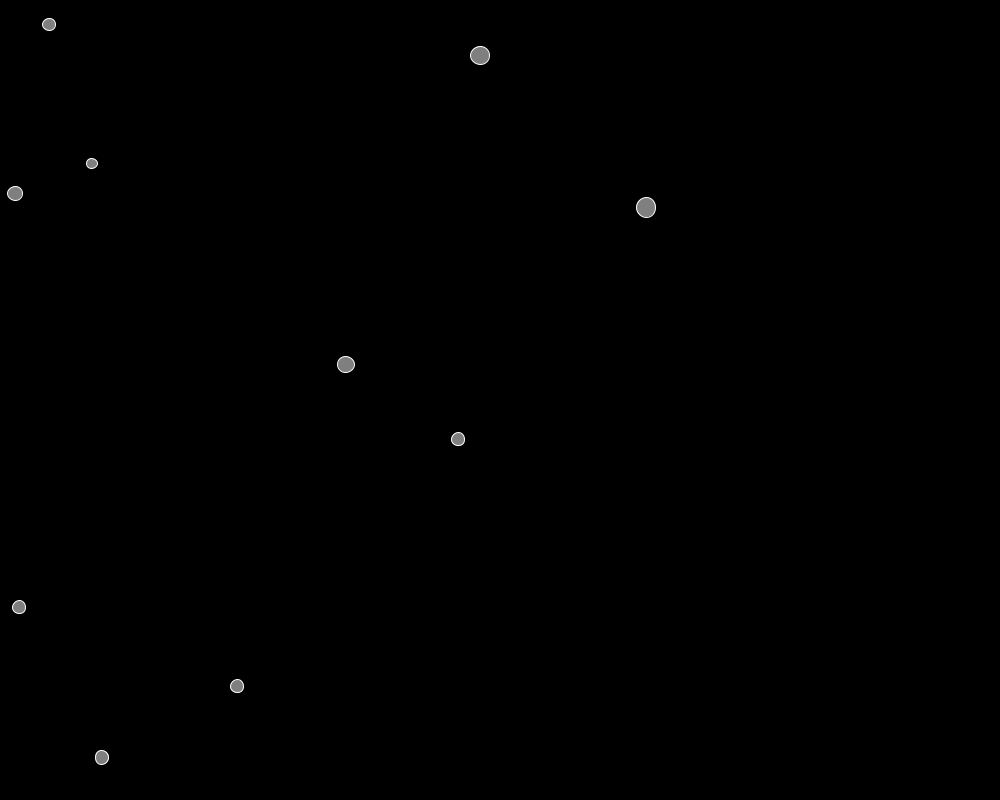
Frame 1 (no input)
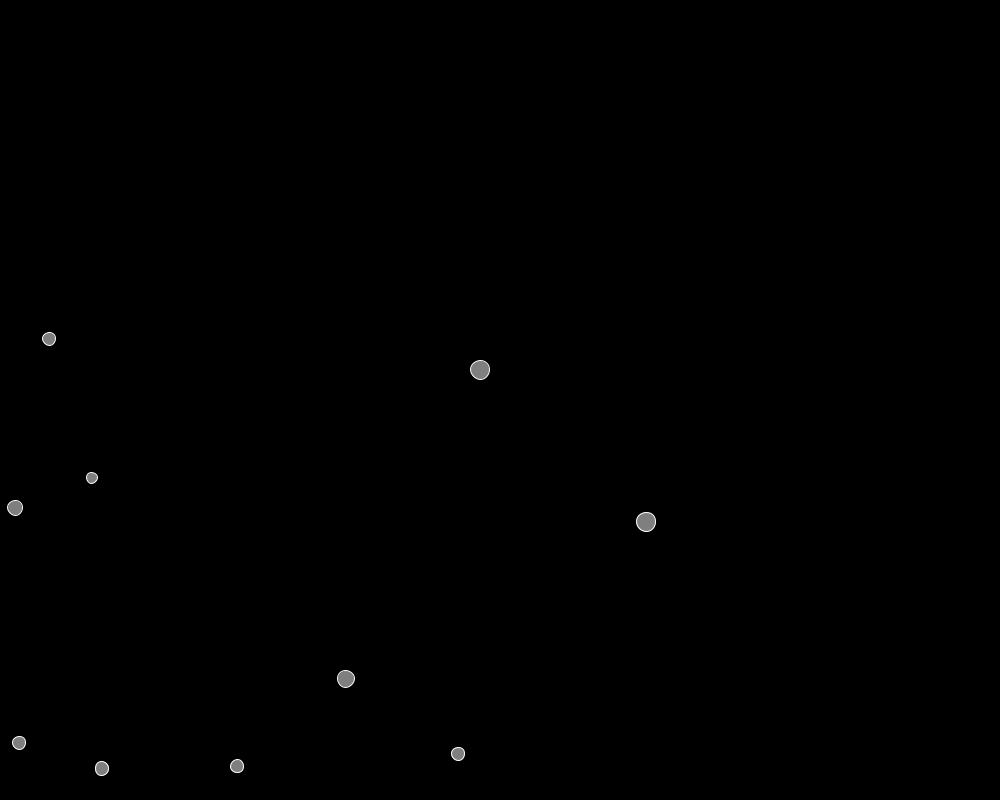
Frame 60 (the mouse pressed at the canvas centre just before this capture)
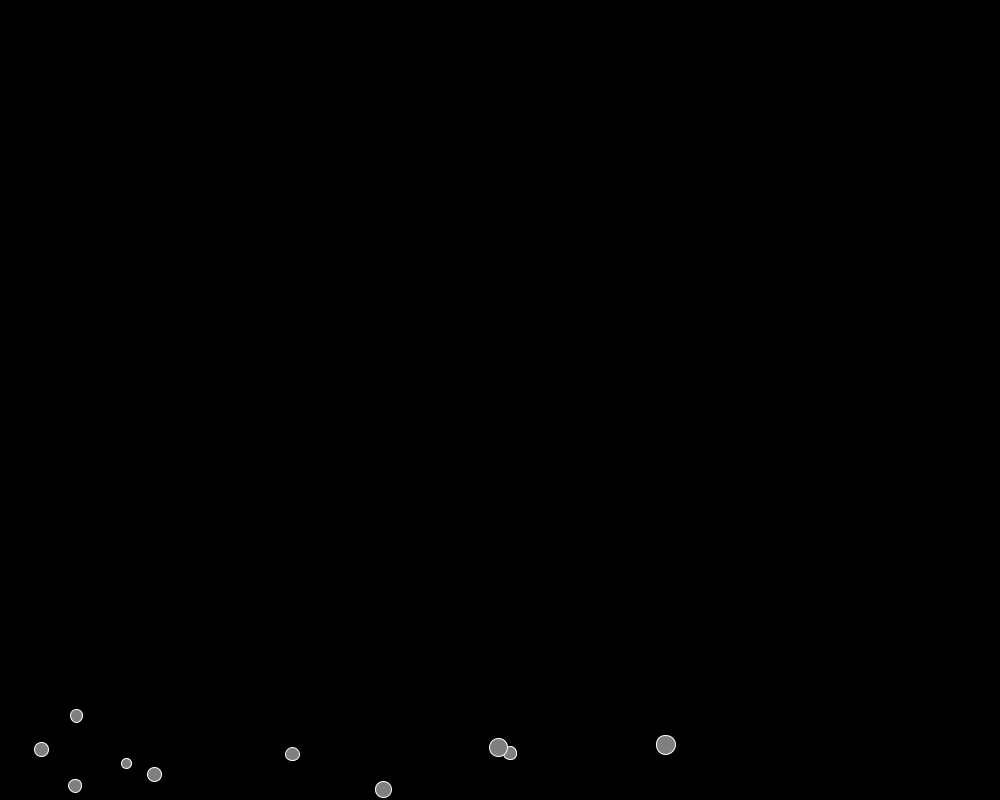
Frame 120 (the mouse held since frame 60 and released just before this capture)

The Processing sketch that drew these frames (run headless with seeded random() and noise(); from frame 60 on, the mouse is pressed at the canvas centre):

// Processing sketch: p4
// ── p4.pde
 
Ball[] list;
int nball = 10;
  
void setup() {
  size(1000,800);
  frameRate(60);
  list = new Ball[nball];
  for(int i = 0; i < nball; i++){
    list[i]= new Ball();
    
  }
}

void draw() {
  
  
  
  background(0);
  for(Ball b: list){
    PVector gravity = new PVector(0,0.3);
    gravity.mult(b.mass);
    b.applyForce(gravity);
    if(mousePressed){
      PVector wind = new PVector(0.04,0);
      b.applyForce(wind);
    }
    b.update();
    b.bounce();
    b.display();
  }
}

// ── Ball.pde
public class Ball{
  
  PVector location;
  PVector velocity;
  PVector acceleration;
  float mass;
  
  public Ball(){
    location = new PVector(int(random(width)), int(random(height)));
    velocity = new PVector(0,0);
    acceleration = new PVector(0,0);
    mass = random(1,2);
    
  }
  
  void update(){
    velocity.add(acceleration);
    location.add(velocity);
    velocity.limit(6);
    acceleration.mult(0); // nettoyer l'acceleration
  }
  
  void applyForce(PVector force){
    PVector f = PVector.div(force,mass);
    acceleration.add(f);
  }
  
  void bounce(){
    if((location.x > width-mass)){
      location.x = width;
      velocity.x *= -1;
    }
    if(location.x < 0+mass){
      location.x = 0;
      velocity.x *= -1;
    }
    
     if(location.y > height-mass){
      location.y = height;
      velocity.y *= -1;
    }
    
    if(location.y < 0+mass){
      location.y = 0;
      velocity.y *= 1;
    }
    
  }
  
  void display(){
    stroke(255);
    strokeWeight(1);
    fill(127);
    ellipse(location.x, location.y, mass*10, mass*10);
  }
  
}
